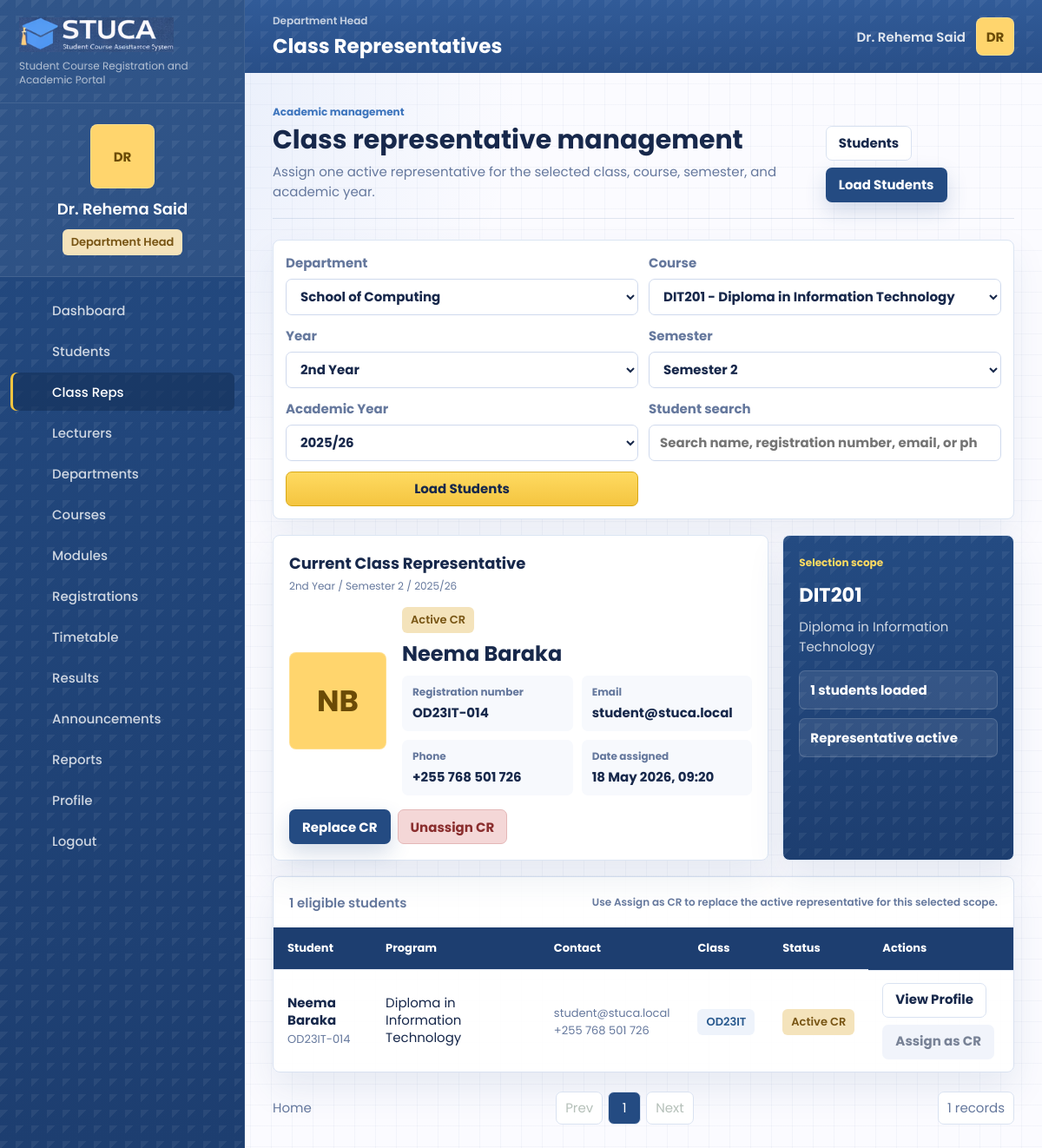
The app's page /class-representatives.php (signed in) with its own data.
### tables this page shows
CREATE TABLE users (
    id INT UNSIGNED AUTO_INCREMENT PRIMARY KEY,
    role_id INT UNSIGNED NOT NULL,
    department_id INT UNSIGNED NULL,
    name VARCHAR(140) NOT NULL,
    email VARCHAR(190) NOT NULL UNIQUE,
    password_hash VARCHAR(255) NOT NULL,
    status ENUM('active', 'suspended') NOT NULL DEFAULT 'active',
    student_number VARCHAR(60) NULL UNIQUE,
    staff_number VARCHAR(60) NULL UNIQUE,
    phone VARCHAR(40) NULL,
    program VARCHAR(160) NULL,
    class_group VARCHAR(80) NULL,
    created_at TIMESTAMP DEFAULT CURRENT_TIMESTAMP,
    updated_at TIMESTAMP DEFAULT CURRENT_TIMESTAMP ON UPDATE CURRENT_TIMESTAMP,
    INDEX idx_users_role (role_id),
    INDEX idx_users_department (department_id),
    INDEX idx_users_status (status),
    CONSTRAINT fk_users_role FOREIGN KEY (role_id) REFERENCES roles(id),
    CONSTRAINT fk_users_department FOREIGN KEY (department_id) REFERENCES departments(id) ON DELETE SET NULL
);

CREATE TABLE class_representatives (
    id INT UNSIGNED AUTO_INCREMENT PRIMARY KEY,
    department_id INT UNSIGNED NULL,
    course_id INT UNSIGNED NOT NULL,
    academic_year_id INT UNSIGNED NOT NULL,
    semester_id INT UNSIGNED NOT NULL,
    study_year VARCHAR(60) NOT NULL,
    student_id INT UNSIGNED NOT NULL,
    assigned_by INT UNSIGNED NULL,
    status ENUM('active', 'inactive') NOT NULL DEFAULT 'active',
    assigned_at DATETIME NOT NULL DEFAULT CURRENT_TIMESTAMP,
    ended_at DATETIME NULL,
    created_at TIMESTAMP DEFAULT CURRENT_TIMESTAMP,
    updated_at TIMESTAMP DEFAULT CURRENT_TIMESTAMP ON UPDATE CURRENT_TIMESTAMP,
    INDEX idx_cr_scope (course_id, academic_year_id, semester_id, study_year, status),
    INDEX idx_cr_student (student_id),
    CONSTRAINT fk_cr_department FOREIGN KEY (department_id) REFERENCES departments(id) ON DELETE SET NULL,
    CONSTRAINT fk_cr_course FOREIGN KEY (course_id) REFERENCES courses(id) ON DELETE CASCADE,
    CONSTRAINT fk_cr_year FOREIGN KEY (academic_year_id) REFERENCES academic_years(id) ON DELETE CASCADE,
    CONSTRAINT fk_cr_semester FOREIGN KEY (semester_id) REFERENCES semesters(id) ON DELETE CASCADE,
    CONSTRAINT fk_cr_student FOREIGN KEY (student_id) REFERENCES users(id) ON DELETE CASCADE,
    CONSTRAINT fk_cr_assigned_by FOREIGN KEY (assigned_by) REFERENCES users(id) ON DELETE SET NULL
);

CREATE TABLE semesters (
    id INT UNSIGNED AUTO_INCREMENT PRIMARY KEY,
    academic_year_id INT UNSIGNED NOT NULL,
    name VARCHAR(60) NOT NULL,
    starts_on DATE NOT NULL,
    ends_on DATE NOT NULL,
    is_current BOOLEAN NOT NULL DEFAULT FALSE,
    created_at TIMESTAMP DEFAULT CURRENT_TIMESTAMP,
    updated_at TIMESTAMP DEFAULT CURRENT_TIMESTAMP ON UPDATE CURRENT_TIMESTAMP,
    UNIQUE KEY unique_semester_year (academic_year_id, name),
    INDEX idx_semesters_current (is_current),
    CONSTRAINT fk_semesters_year FOREIGN KEY (academic_year_id) REFERENCES academic_years(id) ON DELETE CASCADE
);

CREATE TABLE academic_years (
    id INT UNSIGNED AUTO_INCREMENT PRIMARY KEY,
    name VARCHAR(30) NOT NULL UNIQUE,
    starts_on DATE NOT NULL,
    ends_on DATE NOT NULL,
    is_current BOOLEAN NOT NULL DEFAULT FALSE,
    created_at TIMESTAMP DEFAULT CURRENT_TIMESTAMP,
    updated_at TIMESTAMP DEFAULT CURRENT_TIMESTAMP ON UPDATE CURRENT_TIMESTAMP
);

CREATE TABLE courses (
    id INT UNSIGNED AUTO_INCREMENT PRIMARY KEY,
    department_id INT UNSIGNED NULL,
    code VARCHAR(40) NOT NULL UNIQUE,
    title VARCHAR(190) NOT NULL,
    description TEXT NULL,
    level VARCHAR(80) NULL,
    credits SMALLINT UNSIGNED NOT NULL DEFAULT 3,
    status ENUM('active', 'archived') NOT NULL DEFAULT 'active',
    created_at TIMESTAMP DEFAULT CURRENT_TIMESTAMP,
    updated_at TIMESTAMP DEFAULT CURRENT_TIMESTAMP ON UPDATE CURRENT_TIMESTAMP,
    INDEX idx_courses_department (department_id),
    INDEX idx_courses_status (status),
    CONSTRAINT fk_courses_department FOREIGN KEY (department_id) REFERENCES departments(id) ON DELETE SET NULL
);

### public/class-representatives.php (the view, shortened to what the rows shown need)
<?php
require dirname(__DIR__) . '/app/bootstrap.php';
$repo = repository();
$departments = $repo->getDepartmentOptions();
$courses = $repo->getCourseOptions();
$academicYears = $repo->getAcademicYearOptions();
$semesters = $repo->getSemesterOptions();
$defaultScope = $repo->getDefaultClassRepresentativeScope();
$filters = [
    'department_id' => request_value('department_id', (string) ($defaultScope['department_id'] ?? ($departments[0]['id'] ?? ''))),
    'course_id' => request_value('course_id', (string) ($defaultScope['course_id'] ?? ($courses[0]['id'] ?? ''))),
    'study_year' => request_value('study_year', (string) ($defaultScope['study_year'] ?? '2nd Year')),
    'semester_id' => request_value('semester_id', (string) ($defaultScope['semester_id'] ?? ($semesters[0]['id'] ?? ''))),
    'academic_year_id' => request_value('academic_year_id', (string) ($defaultScope['academic_year_id'] ?? ($academicYears[0]['id'] ?? ''))),
    'search' => request_value('search'),
];
$currentRepresentative = $repo->getCurrentClassRepresentative($filters);
$students = $repo->getClassRepresentativeStudents($filters);
$pagination = paginate($students, (int) request_value('page', '1'), app_config('items_per_page'));
page_start('Class Representatives', 'class-representatives');
?>
<section class="page-title-row cr-title-row">
    <div>
        <h2>Class representative management</h2>
    </div>
</section>
<section class="cr-layout">
    <article class="cr-profile-card">
        <div class="panel-heading">
            <div>
                <h2>Current Class Representative</h2>
                <span class="table-note"><?= e($filters['study_year']) ?> / <?= e($currentRepresentative['semester'] ?? 'Selected semester') ?> / <?= e($currentRepresentative['academic_year'] ?? 'Selected academic year') ?></span>
            </div>
        </div>
        <?php if ($currentRepresentative): ?>
            <div class="cr-profile-main">
                <div class="avatar-initials huge"><?= e(initials($currentRepresentative['name'])) ?></div>
                <div>
                    <span class="pill accent">Active CR</span>
                    <h3><?= e($currentRepresentative['name']) ?></h3>
                    <dl class="cr-profile-details">
                        <div><dt>Registration number</dt><dd><?= e($currentRepresentative['student_number'] ?: 'Not recorded') ?></dd></div>
                        <div><dt>Email</dt><dd><?= e($currentRepresentative['email']) ?></dd></div>
                        <div><dt>Phone</dt><dd><?= e($currentRepresentative['phone'] ?: 'Not recorded') ?></dd></div>
                        <div><dt>Date assigned</dt><dd><?= e(display_datetime($currentRepresentative['assigned_at'])) ?></dd></div>
                    </dl>
                </div>
            </div>
            <div class="button-row">
                <a class="button primary" href="#student-roster">Replace CR</a>
                <form method="post" class="inline-form">
                    <button class="button danger" type="submit">Unassign CR</button>
                </form>
            </div>
        <?php endif; ?>
    </article>
    <article class="cr-guidance-panel">
        <span class="eyebrow">Selection scope</span>
        <h2><?= e($currentRepresentative['course_code'] ?? 'Class roster') ?></h2>
        <p><?= e($currentRepresentative['course_title'] ?? 'Students shown below are pulled from approved registrations for the selected filters.') ?></p>
        <div class="cr-scope-list">
            <span><?= e((string) $pagination['total']) ?> students loaded</span>
            <span><?= e($currentRepresentative ? 'Representative active' : 'Awaiting assignment') ?></span>
        </div>
    </article>
</section>
<section class="panel table-panel cr-table-panel" id="student-roster">
    <div class="responsive-table">
        <table class="cr-table">
            <thead>
                <tr>
                    <th>Student</th>
                    <th>Program</th>
                    <th>Contact</th>
                    <th>Class</th>
                    <th>Status</th>
                    <th>Actions</th>
                </tr>
            </thead>
            <tbody>
                <?php foreach ($pagination['items'] as $student): ?>
                    <?php $profileModalId = 'student-profile-' . (int) $student['id']; ?>
                    <tr>
                        <td>
                            <strong><?= e($student['name']) ?></strong>
                            <span><?= e($student['student_number'] ?: $student['email']) ?></span>
                        </td>
                        <td><?= e($student['program'] ?? '') ?></td>
                        <td><span><?= e($student['email']) ?></span><small><?= e($student['phone'] ?: 'No phone recorded') ?></small></td>
                        <td><span class="pill soft"><?= e($student['class_group'] ?? '') ?></span></td>
                        <td>
                            <?php if (!empty($student['active_cr_id'])): ?>
                                <span class="pill accent">Active CR</span>
                            <?php else: ?>
                                <span class="pill <?= ($student['status'] ?? '') === 'active' ? 'success' : 'warning' ?>"><?= e($student['status'] ?? '') ?></span>
                            <?php endif; ?>
                        </td>
                        <td class="action-cell">
                            <button class="button quiet" type="button" data-modal-open="<?= e($profileModalId) ?>">View Profile</button>
                            <?php if (!empty($student['active_cr_id'])): ?>
                                <button class="button subtle" type="button" disabled>Assign as CR</button>
                            <?php endif; ?>
                        </td>
                    </tr>
                <?php endforeach; ?>
            </tbody>
        </table>
    </div>
</section>
<?php
page_end();

### app/includes/layout.php (shortened to what the rows shown need)
<?php
function page_start(string $title, string $active): void
{
    $user = current_user();
    if ($user && !empty($user['email'])) {
        $freshUser = repository()->findUserByEmail($user['email']);
        if ($freshUser) {
            unset($freshUser['password_hash']);
            $user = $freshUser;
        }
    }
    $displayName = $user['name'] ?? 'Guest';
    $role = role_label($user['role'] ?? null);
    ?>
    <!doctype html>
    <html lang="en">
    <head>
        <link rel="stylesheet" href="assets/css/styles.css?v=20260601-workflow">
    </head>
    <body class="page-<?= e($active) ?>">
        <aside class="sidebar" id="sidebar">
            <div class="profile-card">
                <div class="avatar-initials"><?= e(initials($displayName)) ?></div>
                <strong><?= e($displayName) ?></strong>
                <span class="role-pill <?= e(role_badge_class($user['role'] ?? null)) ?>"><?= e($role) ?></span>
            </div>
        </aside>
        <div class="app-shell">
            <header class="topbar">
                <div>
                    <h1><?= e($title) ?></h1>
                </div>
                <div class="topbar-user">
                    <span class="topbar-name"><?= e($displayName) ?></span>
                    <a class="avatar-initials tiny" href="profile.php" aria-label="Open profile"><?= e(initials($displayName)) ?></a>
                </div>
            </header>
            <main class="content" id="content">
    <?php
}
function page_end(): void
{
    ?>
            </main>
        </div>
    </body>
    </html>
    <?php
}
    ?>

### records on screen
users: name "DR", name "Dr. Rehema Said"
class_representatives: semester.name "Semester 2", academic_year.name "2025/26", student.name "NB", student.name "Neema Baraka", student.student_number "OD23IT-014", student.email "student@stuca.local", student.phone "+255 768 501 726", assigned_at "18 May 2026, 09:20", course.code "DIT201", course.title "Diploma in Information Technology", student.program "Diploma in Information Technology", student.class_group "OD23IT", shows "Active CR", shows "Assign as CR"

### other values on screen
$config['app_subtitle'] "Student Course Registration and Academic Portal"
$role "Department Head"
$item['label'] "Dashboard"
$item['label'] "Students"
$item['label'] "Class Reps"
$item['label'] "Lecturers"
$item['label'] "Departments"
$item['label'] "Courses"
$item['label'] "Modules"
$item['label'] "Registrations"
$item['label'] "Timetable"
$item['label'] "Results"
$item['label'] "Announcements"
$item['label'] "Reports"
$item['label'] "Profile"
